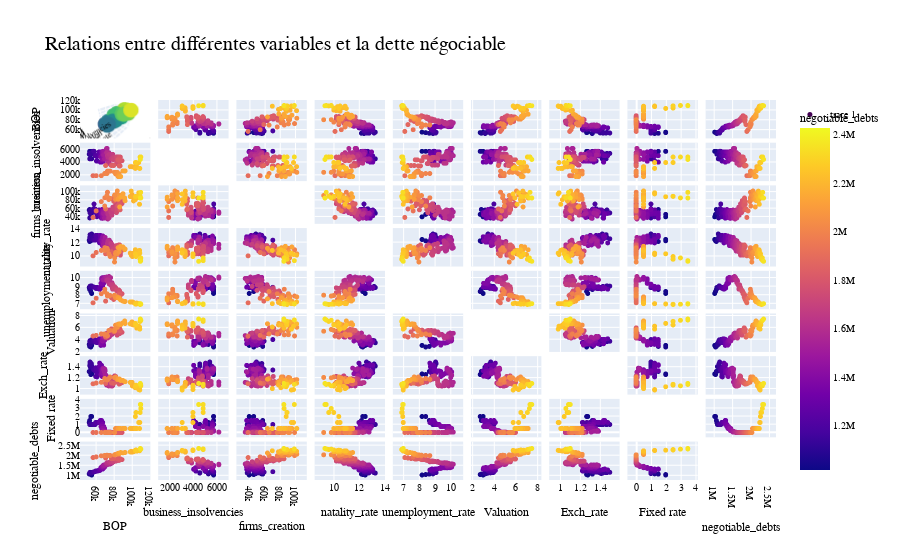

The notebook cell this image was saved under:
### Markdown cell above
## 3) Plotly 

On a ensuite développé un plotly pour observer les corrélations.

NB : il est conseillé, pour des questions de visibilité, d'exécuter le code du fichier data_visualisation/plotly_plots car l'affichage est ici limité par la taille du terminal, tandis que l'exécution permet d'ouvrir une page web interactive

### Code cell
#pip install plotly
import os
import pandas as pd
import plotly.graph_objects as go
from plotly.subplots import make_subplots
import plotly.express as px
import dash
from dash import dcc
from dash import html
from dash.dependencies import Input, Output

data_folder = 'datas/'
final_data = pd.read_csv(os.path.join(data_folder, 'final_data.csv'), parse_dates=['DATE'])

# Création d'une figure avec Plotly Express
fig = px.scatter_matrix(
    final_data,
    dimensions=['BOP', 'business_insolvencies', 'firms_creation', 'natality_rate', 'unemployment_rate', 'Valuation', 'Exch_rate', 'Fixed rate', 'negotiable_debts'],
    color='negotiable_debts',
    title='Relations entre différentes variables et la dette négociable'
)

# Mettre à jour l'apparence du graphique
fig.update_traces(marker=dict(size=5), diagonal_visible=False)

# Ajout du graphique de dispersion 3D
scatter_3d = go.Scatter3d(
    x=final_data['unemployment_rate'],
    y=final_data['Valuation'],
    z=final_data['negotiable_debts'],
    mode='markers',
    marker=dict(size=5, color=final_data['negotiable_debts'], colorscale='Viridis')
)

fig.add_trace(scatter_3d)
fig.update_traces(marker=dict(size=5))


# Mise à jour du layout pour ajuster l'angle des étiquettes sur l'axe y
fig.update_layout(
    title_font=dict(family='Arial', size=20, color='black'),  # Police, taille et couleur du titre
    font=dict(family='Arial', size=10, color='black'),  # Police, taille et couleur du texte
    scene=dict(
        yaxis=dict(
            title_font=dict(family='Arial', size=15, color='black'),  # Police, taille, couleur de l'axe y
            tickmode='array',
            tickvals=list(range(len(final_data.columns))),
            ticktext=list(final_data.columns),
            categoryorder='array',
            categoryarray=list(final_data.columns)
        ),
    )
)

fig.show()

app = dash.Dash(__name__)

app.layout = html.Div([
    html.H1("Tableau de Bord de la Dette Négociable"),

    # Filtrage temporel
    dcc.RangeSlider(
        id='date-slider',
        marks={i: str(date) for i, date in enumerate(final_data['DATE'])},
        min=0,
        max=len(final_data) - 1,
        value=[0, len(final_data) - 1],
        step=1
    ),

    # Graph principal
    dcc.Graph(id='main-graph'),
    # Graph comparatif
    dcc.Graph(id='comparison-graph')
])

# Définition des callbacks pour la mise à jour des graphiques
@app.callback(
    Output('main-graph', 'figure'),
    [Input('date-slider', 'value')]
)
def update_graph(selected_dates):
    # Extraction des données pour les dates sélectionnées
    selected_data = final_data.iloc[selected_dates[0]:selected_dates[1] + 1]

    # Graphique principal (à adapter selon vos besoins)
    main_fig = make_subplots(rows=8, cols=1, shared_xaxes=True)

    main_fig.add_trace(go.Scatter(x=selected_data['DATE'], y=selected_data['negotiable_debts'], mode='lines', name='Dette Négociable'), row=1, col=1)
    main_fig.add_trace(go.Scatter(x=selected_data['DATE'], y=selected_data['unemployment_rate'], mode='lines', name='Taux de Chômage'), row=2, col=1)
    main_fig.add_trace(go.Scatter(x=selected_data['DATE'], y=selected_data['BOP'], mode='lines', name='Balance des paiements - Crédit - Transactions courantes'), row=3, col=1)
    main_fig.add_trace(go.Scatter(x=selected_data['DATE'], y=selected_data['business_insolvencies'], mode='lines', name="Nombre de défaillances d'entreprises par date de jugement - Données brutes - France - Tous secteurs d'activité"), row=4, col=1)
    main_fig.add_trace(go.Scatter(x=selected_data['DATE'], y=selected_data['firms_creation'], mode='lines', name="Nombre de création d'entreprises par date de jugement - Données brutes - France - Tous secteurs d'activité"), row=5, col=1)
    main_fig.add_trace(go.Scatter(x=selected_data['DATE'], y=selected_data['natality_rate'], mode='lines', name='Taux de natalité'), row=6, col=1)
    main_fig.add_trace(go.Scatter(x=selected_data['DATE'], y=selected_data['Valuation'], mode='lines', name='Taux de change au certain €/$'), row=7, col=1)
    main_fig.add_trace(go.Scatter(x=selected_data['DATE'], y=selected_data['Fixed rate'], mode='lines', name='Taux directeur'), row=8, col=1)

    main_fig.update_layout(title='Données Sélectionnées')
    main_fig.update_layout(height=1500)

    return main_fig

"""
# Exécution de l'application
if __name__ == '__main__':
    app.run_server(debug=True)
"""

### Figure 1 — Plotly figure (JSON) as saved in the notebook; plotly's stock layout.template omitted (floating-point values rounded to 4 significant figures; data arrays with more than 128 entries replaced by an {"elided": "..."} marker saying what was removed)
{"data": [{"diagonal": {"visible": false}, "dimensions": [{"axis": {"matches": true}, "label": "BOP", "values": {"elided": "179 int values"}}, {"axis": {"matches": true}, "label": "business_insolvencies", "values": {"elided": "179 float values"}}, {"axis": {"matches": true}, "label": "firms_creation", "values": {"elided": "179 int values"}}, {"axis": {"matches": true}, "label": "natality_rate", "values": {"elided": "179 float values"}}, {"axis": {"matches": true}, "label": "unemployment_rate", "values": {"elided": "179 float values"}}, {"axis": {"matches": true}, "label": "Valuation", "values": {"elided": "179 float values"}}, {"axis": {"matches": true}, "label": "Exch_rate", "values": {"elided": "179 float values"}}, {"axis": {"matches": true}, "label": "Fixed rate", "values": {"elided": "179 float values"}}, {"axis": {"matches": true}, "label": "negotiable_debts", "values": {"elided": "179 int values"}}], "hovertemplate": "%{xaxis.title.text}=%{x}<br>%{yaxis.title.text}=%{y}<br>negotiable_debts=%{marker.color}<extra></extra>", "legendgroup": "", "marker": {"color": {"elided": "179 int values"}, "coloraxis": "coloraxis", "size": 5, "symbol": "circle"}, "name": "", "showlegend": false, "type": "splom"}, {"marker": {"color": {"elided": "179 int values"}, "colorscale": [[0, "#440154"], [0.1111, "#482878"], [0.2222, "#3e4989"], [0.3333, "#31688e"], [0.4444, "#26828e"], [0.5556, "#1f9e89"], [0.6667, "#35b779"], [0.7778, "#6ece58"], [0.8889, "#b5de2b"], [1, "#fde725"]], "size": 5}, "mode": "markers", "type": "scatter3d", "x": {"elided": "179 float values"}, "y": {"elided": "179 float values"}, "z": {"elided": "179 int values"}}], "layout": {"coloraxis": {"colorbar": {"title": {"text": "negotiable_debts"}}, "colorscale": [[0, "#0d0887"], [0.1111, "#46039f"], [0.2222, "#7201a8"], [0.3333, "#9c179e"], [0.4444, "#bd3786"], [0.5556, "#d8576b"], [0.6667, "#ed7953"], [0.7778, "#fb9f3a"], [0.8889, "#fdca26"], [1, "#f0f921"]]}, "dragmode": "select", "font": {"color": "black", "family": "Arial", "size": 10}, "legend": {"tracegroupgap": 0}, "scene": {"yaxis": {"categoryarray": ["DATE", "negotiable_debts", "BOP", "business_insolvencies", "firms_creation", "natality_rate", "unemployment_rate", "Valuation", "Exch_rate", "Deposit facility", "Fixed rate", "Marginal lending facility"], "categoryorder": "array", "tickmode": "array", "ticktext": ["DATE", "negotiable_debts", "BOP", "business_insolvencies", "firms_creation", "natality_rate", "unemployment_rate", "Valuation", "Exch_rate", "Deposit facility", "Fixed rate", "Marginal lending facility"], "tickvals": [0, 1, 2, 3, 4, 5, 6, 7, 8, 9, 10, 11], "title": {"font": {"color": "black", "family": "Arial", "size": 15}}}}, "title": {"font": {"color": "black", "family": "Arial", "size": 20}, "text": "Relations entre différentes variables et la dette négociable"}}}
